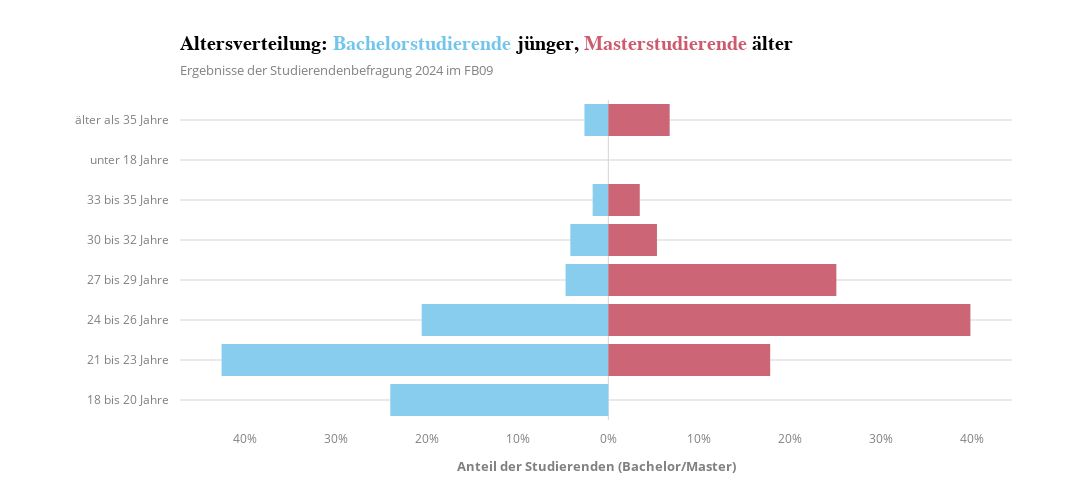

The cell this chart's notebook holds for it:
### Markdown cell above
# Altersverteilung

### Code cell
fig = px.bar(
    df_pyramide,
    x=["Bachelor (%)", "Master (%)"],
    y="Altersgruppe",
    orientation="h",
    title="Altersverteilung: <span style='color:#73c6e9'>Bachelorstudierende</span> jünger, "
          "<span style='color:#cc5b6e;'>Masterstudierende</span> älter",
    subtitle="Ergebnisse der Studierendenbefragung 2024 im FB09",
    color_discrete_map={
        "Bachelor (%)": px.colors.qualitative.Safe[0],
        "Master (%)": px.colors.qualitative.Safe[1]
    },
)

# Layout configuration
fig.update_layout(
    margin=dict(l=180),
    height=500,
    width=1400,
    template="infoviz",
    xaxis_title="Anteil der Studierenden (Bachelor/Master)",
    yaxis_title="",
    xaxis=dict(
        tickmode="array",
        tickvals=[-40, -30, -20, -10, 0, 10, 20, 30, 40],
        ticktext=["40%", "30%", "20%", "10%", "0%", "10%", "20%", "30%", "40%"]
    ),
    showlegend=False
)

fig.show()
fig.write_image("Plots/pdf/alter1.pdf")

### Figure 1 — Plotly figure (JSON) as saved in the notebook; plotly's stock layout.template omitted (floating-point values rounded to 4 significant figures)
{"data": [{"hovertemplate": "variable=Bachelor (%)<br>value=%{x}<br>Altersgruppe=%{y}<extra></extra>", "legendgroup": "Bachelor (%)", "marker": {"color": "rgb(136, 204, 238)", "pattern": {"shape": ""}}, "name": "Bachelor (%)", "orientation": "h", "showlegend": true, "textposition": "auto", "type": "bar", "x": [-24.01, -42.59, -20.55, -4.704, -4.184, -1.724, -0.0, -2.628], "xaxis": "x", "y": ["18 bis 20 Jahre", "21 bis 23 Jahre", "24 bis 26 Jahre", "27 bis 29 Jahre", "30 bis 32 Jahre", "33 bis 35 Jahre", "unter 18 Jahre", "älter als 35 Jahre"], "yaxis": "y"}, {"hovertemplate": "variable=Master (%)<br>value=%{x}<br>Altersgruppe=%{y}<extra></extra>", "legendgroup": "Master (%)", "marker": {"color": "rgb(204, 102, 119)", "pattern": {"shape": ""}}, "name": "Master (%)", "orientation": "h", "showlegend": true, "textposition": "auto", "type": "bar", "x": [0.0, 17.83, 39.87, 25.11, 5.358, 3.464, 0.0, 6.755], "xaxis": "x", "y": ["18 bis 20 Jahre", "21 bis 23 Jahre", "24 bis 26 Jahre", "27 bis 29 Jahre", "30 bis 32 Jahre", "33 bis 35 Jahre", "unter 18 Jahre", "älter als 35 Jahre"], "yaxis": "y"}], "layout": {"barmode": "relative", "height": 500, "legend": {"title": {"text": "variable"}, "tracegroupgap": 0}, "margin": {"l": 180}, "showlegend": false, "title": {"subtitle": {"text": "Ergebnisse der Studierendenbefragung 2024 im FB09"}, "text": "Altersverteilung: <span style='color:#73c6e9'>Bachelorstudierende</span> jünger, <span style='color:#cc5b6e;'>Masterstudierende</span> älter"}, "width": 1400, "xaxis": {"anchor": "y", "domain": [0, 1], "tickmode": "array", "ticktext": ["40%", "30%", "20%", "10%", "0%", "10%", "20%", "30%", "40%"], "tickvals": [-40, -30, -20, -10, 0, 10, 20, 30, 40], "title": {"text": "Anteil der Studierenden (Bachelor/Master)"}}, "yaxis": {"anchor": "x", "domain": [0, 1], "title": {"text": ""}}}}
